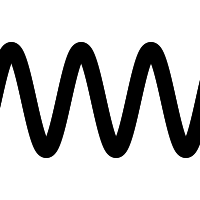
Frame 1 (no input)
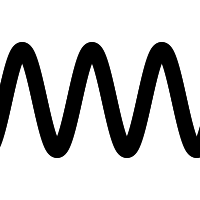
Frame 60 (the mouse pressed at the canvas centre just before this capture)
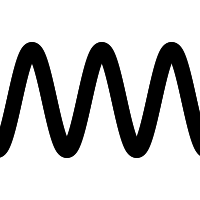
Frame 120 (the mouse held since frame 60 and released just before this capture)

The Processing sketch that drew these frames (run headless with seeded random() and noise(); from frame 60 on, the mouse is pressed at the canvas centre):

// Processing sketch: chapter_13_7
// ── chapter_13_7.pde
// starting angle
float theta = 0.0;
float velocity = .09;
float pHeight = 4;

void setup(){
	size(200,200);
	smooth();
}

void draw(){
	background(255);
	pHeight = 4;

	//increment theta
	theta += velocity;
	noStroke();
	fill(0);

	float x = theta;
	// a simple way to draw the wave with an ellipse at each location
	for (int i = 0; i<=360; i++){
		// calculate y value based off of sine function
		float y = sin(x)*height/pHeight;
		// draw an ellipse
		ellipse(i-40, y+height/2, 16,16);
		// move along the x-axis
		x += velocity;
	}
}
